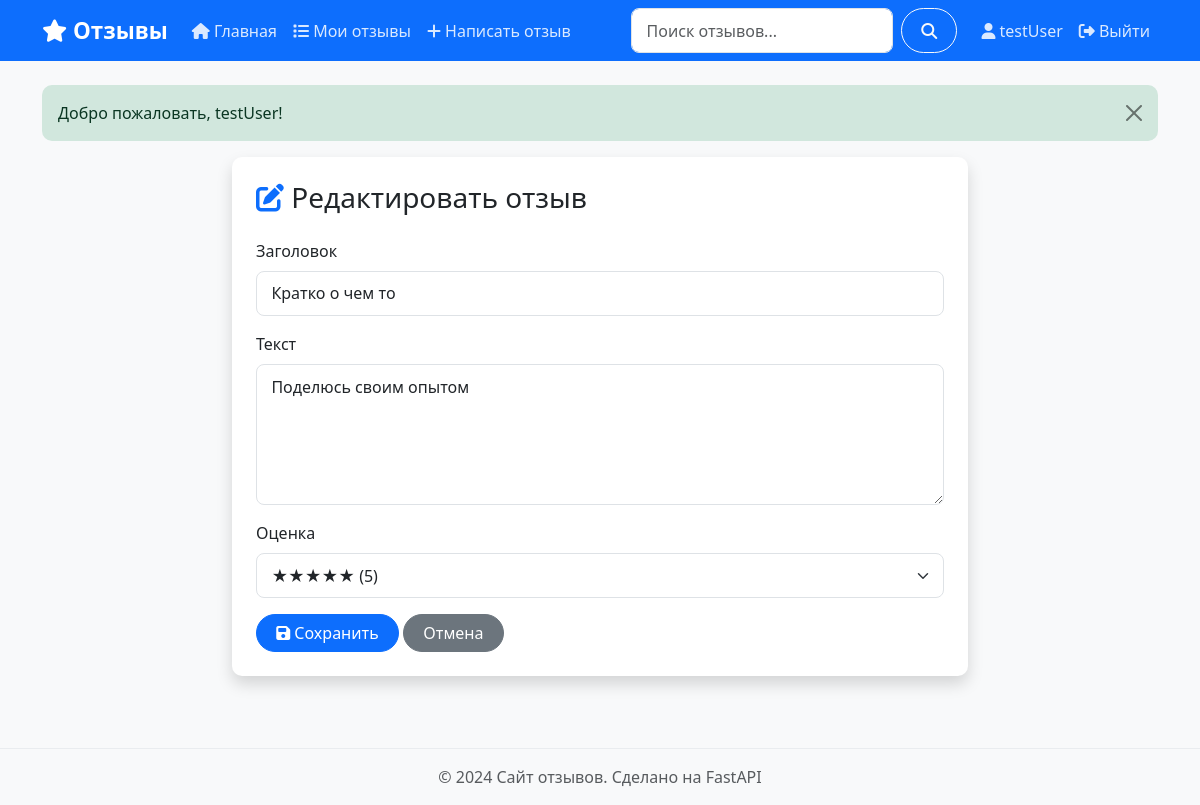
Screenshot of /reviews/1/edit (signed in) with the database file from the repository.
### app/models.py (models this page shows)
class Review(Base):
    __tablename__ = "reviews"
    id = Column(Integer, primary_key=True, index=True)
    title = Column(String(200), nullable=False)
    content = Column(Text, nullable=False)
    rating = Column(Integer, nullable=True)
    created_at = Column(DateTime(timezone=True), server_default=func.now())
    updated_at = Column(DateTime(timezone=True), onupdate=func.now())
    user_id = Column(
        Integer,
        ForeignKey("users.id", ondelete="CASCADE"),
        nullable=False
    )
    author = relationship("User", back_populates="reviews")
    comments = relationship(
        'Comment',
        back_populates='review',
        cascade='all, delete-orphan',
        order_by='Comment.created_at'
    )
    likes = relationship(
        'Like', back_populates='review', cascade='all, delete-orphan'
    )

### app/routers/pages.py (the view)
@router.get('/reviews/{review_id}/edit', response_class=HTMLResponse)
async def edit_review_page(review_id: int, request: Request,
                           db: Session = Depends(get_db)):
    user = get_current_user(request)
    if not user:
        return RedirectResponse('/auth/login', status_code=303)
    review = get_review(db, review_id)
    if not review:
        raise HTTPException(404, 'Отзыв не найден')
    if review.user_id != user['id']:
        raise HTTPException(403, 'Нет прав')
    return request.state.templates.TemplateResponse(
        'edit_review.html',
        _ctx(request, {
            'review': review,
            'current_page': 'edit_review'
        })
    )

### templates/edit_review.html (shortened to what this page needs)
{% extends "base.html" %}
{% block content %}
<div class="row justify-content-center">
    <div class="col-md-8">
        <div class="card shadow">
            <div class="card-body p-4">
                <h3 class="mb-4">
                    <i class="fas fa-edit text-primary"></i> Редактировать отзыв
                </h3>
                <form method="post" action="/reviews/{{ review.id }}/edit">
                    <div class="mb-3">
                        <label class="form-label">Заголовок</label>
                        <input type="text" name="title" class="form-control" required
                               value="{{ review.title }}">
                    </div>
                    <div class="mb-3">
                        <label class="form-label">Текст</label>
                        <textarea name="content" class="form-control" rows="5"
                                  required>{{ review.content }}</textarea>
                    </div>
                    <div class="mb-3">
                        <label class="form-label">Оценка</label>
                        <select name="rating" class="form-select" required>
                            {% for r in [5, 4, 3, 2, 1] %}
                            <option value="{{ r }}" {% if review.rating == r %}selected{% endif %}>
                                {{ '★' * r }}{{ '☆' * (5 - r) }} ({{ r }})
                            </option>
                            {% endfor %}
                        </select>
                    </div>
                    <button type="submit" class="btn btn-primary">
                        <i class="fas fa-save"></i> Сохранить
                    </button>
                    <a href="/my-reviews" class="btn btn-secondary">Отмена</a>
                </form>
            </div>
        </div>
    </div>
</div>
{% endblock %}

### static/style.css (style rules this page uses)
body { background-color: #f8f9fa; min-height: 100vh; display: flex; flex-direction: column; }
.card { transition: transform 0.2s ease, box-shadow 0.2s ease; border: none; border-radius: 10px; }
.btn { border-radius: 25px; padding-left: 1.2rem; padding-right: 1.2rem; transition: all 0.2s ease; }
.form-control, .form-select { border-radius: 8px; border: 1px solid #dee2e6; padding: 0.6rem 0.9rem; transition: border-color 0.2s, box-shadow 0.2s; }
.card { animation: fadeIn 0.3s ease; }

### rows the page displays
Review: title "Кратко о чем то", content "Поделюсь своим опытом", rating "★★★★★ (5)"

### other values shown
{{ user.username }} "testUser"
{{ flash.message }} "Добро пожаловать, testUser!"
